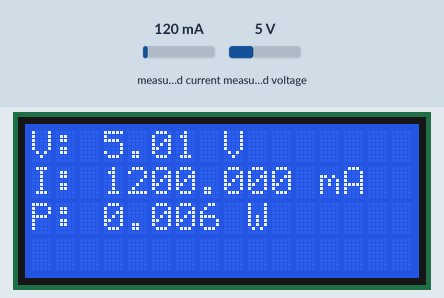
Recording of a sketch running on a simulated Arduino Uno, built with avr-gcc and run on an emulated ATmega328P. On the bench: 16×4 character LCD. Inputs (shaded band) come from the test bench; at power-on: measured current 120 mA, measured voltage 5 V. What the sketch prints to the serial monitor is not drawn.

Above: at 4.7 s.
4.8 s: measured current set to 40 mA
At 5.9 s:
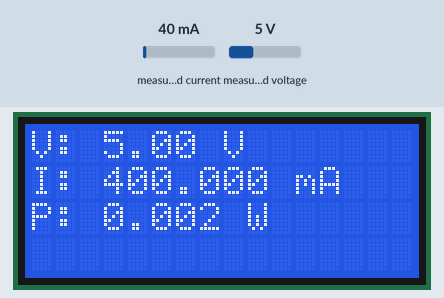
7.1 s: measured voltage set to 0.3 V
At 8.4 s:
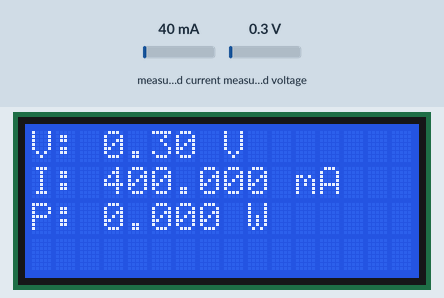
9.1 s: measured current set to 500 mA
At 10.8 s:
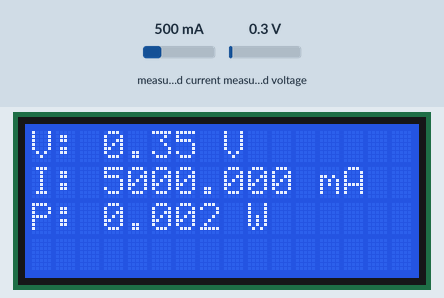
11.1 s: measured voltage set to 3.8 V
At 12.1 s:
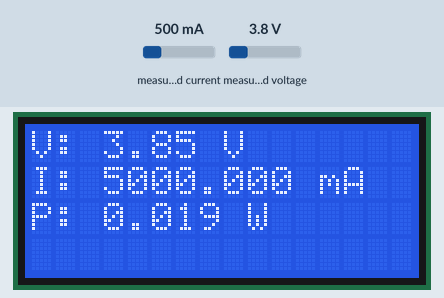
Timing chart, 0 to 14.1 s (numbered marks = the images above; inputs shaded):
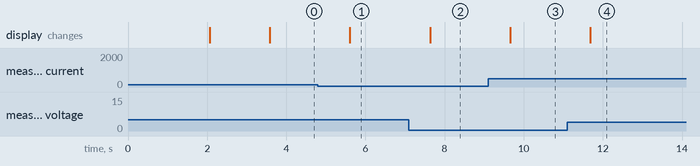

The sketch:

getcurrent_2.ino
```cpp
#include <Wire.h>
#include <Adafruit_INA219.h>
#include <LiquidCrystal.h>

// LCD conectado en modo 4 bits: RS, E, D4, D5, D6, D7
LiquidCrystal lcd(2, 3, 4, 5, 6, 7);
Adafruit_INA219 ina219;

void setup(void) {
  Serial.begin(9600);
  Wire.begin();  // SDA = A4, SCL = A5 en Arduino UNO

  lcd.begin(16, 4); // LCD de 16x4
  lcd.setCursor(0, 0);
  lcd.print("Medidor DC");
  delay(2000);
  lcd.clear();

  if (!ina219.begin()) {
    lcd.setCursor(0, 0);
    lcd.print("INA219 no detectado");
    while (1);  // Se detiene si falla el sensor
  }

  // ⚠️ NO usamos setCalibration() porque calibramos manualmente
  lcd.setCursor(0, 0);
  lcd.print("INA219 listo");
  delay(1500);
  lcd.clear();
}

void loop(void) {
  // === MEDICIONES ===
  float shuntVoltage_mV = ina219.getShuntVoltage_mV();  // Caída en la Rshunt
  float busVoltage_V    = ina219.getBusVoltage_V();     // Voltaje del bus
  float loadVoltage_V   = busVoltage_V + (shuntVoltage_mV / 1000.0);  // Total

  // === PARÁMETROS ===
  float Rshunt     = 0.01;  // NUEVO: valor actual de tu resistencia
  float current_mA = shuntVoltage_mV / Rshunt;
  float power_mW   = loadVoltage_V * (current_mA / 1000.0);  // P = V * I

  // === DISPLAY LCD ===
  lcd.clear();
  lcd.setCursor(0, 0);
  lcd.print("V: "); lcd.print(loadVoltage_V, 2); lcd.print(" V");

  lcd.setCursor(0, 1);
  lcd.print("I: "); lcd.print(current_mA, 3); lcd.print(" mA");

  lcd.setCursor(0, 2);
  lcd.print("P: "); lcd.print(power_mW / 1000.0, 3); lcd.print(" W");

  // === SERIAL MONITOR ===
  Serial.print("Voltaje: "); Serial.print(loadVoltage_V); Serial.print(" V | ");
  Serial.print("Corriente: "); Serial.print(current_mA); Serial.print(" mA | ");
  Serial.print("Potencia: "); Serial.print(power_mW); Serial.println(" mW");

  delay(1000);
}
```

Measured:
- after the input at 4.8 s, the display: changes after 0.81 s (image 1)
- after the input at 7.1 s, the display: changes after 0.53 s (image 2)
- after the input at 9.1 s, the display: changes after 0.56 s (image 3)
- after the input at 11.1 s, the display: changes after 0.59 s (image 4)
